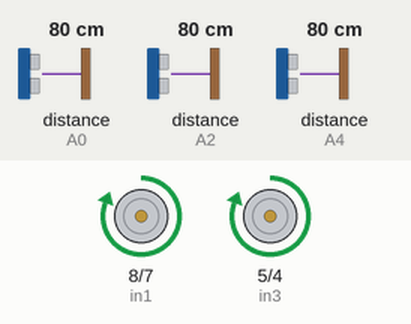
This sketch was run on a simulated Arduino Uno, built with avr-gcc and run on an emulated ATmega328P. Shown: motor-driver pin pairs drawn as motors (green arrow = first pin HIGH = forward, orange = second pin HIGH = backward, longer = more drive, scaled by the enable pin). Wiring (inferred from the names in the program): 3 × ultrasonic range finder: trigger A1, echo A0 / trigger A3, echo A2 / trigger A5, echo A4. The inputs (shaded band) are chosen by the test bench; at power-on: distance to the obstacle (sensors on A2, A0, A4) 80 cm. The echo pulse lasts 58.3 µs per cm.

Above: at 1.2 s.
1.3 s: distance to the obstacle (sensor on A2) set to 35 cm
2.8 s: distance to the obstacle (sensor on A2) set to 29 cm
At 3.1 s:
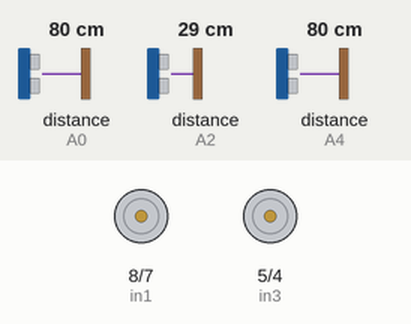
4.3 s: distance to the obstacle (sensor on A2) set to 60 cm
At 5.5 s:
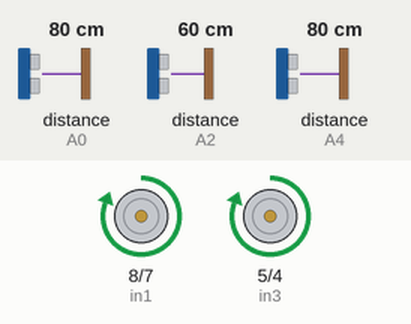
5.8 s: distance to the obstacle (sensor on A2) set to 2 cm
At 6.1 s:
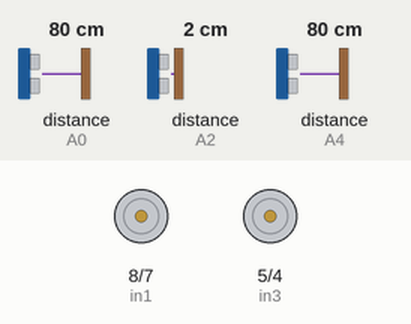
Timing chart, 0 to 8.3 s (numbered marks = the images above; inputs shaded):
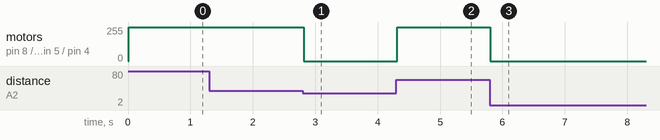

Measured:
- the behaviour switches between 32 and 31 cm on distance to the obstacle (sensor on A2) (found by bisection; images 0 and 1)
- after the input at 1.3 s, every drawn part: stays the same
- after the input at 2.8 s, motor on pin 8 (in1) / pin 7 (in2), motor on pin 5 (in3) / pin 4 (in4): forward 255/255 → stopped at once
- after the input at 4.3 s, motor on pin 8 (in1) / pin 7 (in2), motor on pin 5 (in3) / pin 4 (in4): stopped → forward 255/255 at once
- after the input at 5.8 s, motor on pin 8 (in1) / pin 7 (in2), motor on pin 5 (in3) / pin 4 (in4): forward 255/255 → stopped at once

The sketch:

new-l298n.ino
```cpp
int enA = 9;
int in1 = 8;
int in2 = 7;
// Motor B connections
int enB = 3;
int in3 = 5;
int in4 = 4;
#define SRigthEcho A0
#define SRigthTrig A1
#define SforEcho A2
#define SforTrig A3
#define SLeftEcho A4
#define SLeftTrig A5

void setup() {
  // put your setup code here, to run once:
	pinMode(SRigthTrig, OUTPUT);
  pinMode(SforTrig, OUTPUT);
  pinMode(SLeftTrig, OUTPUT);
  //Set the Echo pins as input pins
  pinMode(SRigthEcho, INPUT);
  pinMode(SforEcho, INPUT);
  pinMode(SLeftEcho, INPUT);
  //set motor A pins RIGHT motor
  pinMode(enA, OUTPUT);
  pinMode(in1, OUTPUT);
  pinMode(in2, OUTPUT);
  //set motor B pins LEFT motor
  pinMode(enB, OUTPUT);
  pinMode(in3, OUTPUT);
  pinMode(in4, OUTPUT);


}

void loop() {

int frontSensor = sensorFront();
if(frontSensor > 30){//constant
  int leftSensor = sensorLeft();
int rightSensor = sensorRight();
if(leftSensor>rightSensor){//left, right
  softLeft();
  }
  else if(rightSensor>leftSensor){
    softRight();
  }
  else{
    forward();

  }

}
 else{
  Stop();
     /*
     Stop();
     int leftSensor = sensorLeft();
     int rightSensor = sensorRight();
          Serial.print("left:");

     Serial.println(leftSensor);
     Serial.print("right:");
     Serial.println(rightSensor);
     if(leftSensor>rightSensor){//left, right
        left();
        delay(1000);
      }
      else{
        right();
        delay(1000);

        }*/
  }
}
void softRight() {
digitalWrite(enA, 30);
digitalWrite(enB, 20);

  digitalWrite(in1, HIGH);
	digitalWrite(in2, LOW);
	digitalWrite(in3, HIGH);
	digitalWrite(in4, LOW);
}
void softLeft() {
digitalWrite(enA, 20);
digitalWrite(enB, 30);

  digitalWrite(in1, HIGH);
	digitalWrite(in2, LOW);
	digitalWrite(in3, HIGH);
	digitalWrite(in4, LOW);
}
void hardRight() {
digitalWrite(enA, 0);
digitalWrite(enB, 200);

  digitalWrite(in1, LOW);
	digitalWrite(in2, LOW);
	digitalWrite(in3, HIGH);
	digitalWrite(in4, LOW);
}
void Stop() {
digitalWrite(enA, 0);
digitalWrite(enB, 0);

  digitalWrite(in1, LOW);
	digitalWrite(in2, LOW);
	digitalWrite(in3, LOW);
	digitalWrite(in4, LOW);
}

void forward(){
digitalWrite(enA, 10);
digitalWrite(enB, 10);

  digitalWrite(in1, HIGH);
	digitalWrite(in2, LOW);
	digitalWrite(in3, HIGH);
	digitalWrite(in4, LOW);
}
void backward(){
digitalWrite(enA, 200);
digitalWrite(enB, 200);

  digitalWrite(in1, LOW);
	digitalWrite(in2, HIGH);
	digitalWrite(in3, LOW);
	digitalWrite(in4, HIGH);
}

int sensorLeft() {
  //pulse output
  digitalWrite(SLeftTrig, LOW);
  delayMicroseconds(4);
  digitalWrite(SLeftTrig, HIGH);
  delayMicroseconds(10);
  digitalWrite(SLeftTrig, LOW);

  long t = pulseIn(SLeftEcho, HIGH);//Get the pulse
  int cm = t / 29 / 2; //Convert time to the distance
  return cm; // Return the values from the sensor
}
int sensorFront(){
   //pulse output
  digitalWrite(SforTrig, LOW);
  delayMicroseconds(4);
  digitalWrite(SforTrig, HIGH);
  delayMicroseconds(10);
  digitalWrite(SforTrig, LOW);

  long t = pulseIn(SforEcho, HIGH);//Get the pulse
  int cm = t / 29 / 2; //Convert time to the distance
  return cm; // Return the values from the sensor
}
int sensorRight(){
   //pulse output
  digitalWrite(SRigthTrig, LOW);
  delayMicroseconds(4);
  digitalWrite(SRigthTrig, HIGH);
  delayMicroseconds(10);
  digitalWrite(SRigthTrig, LOW);

  long t = pulseIn(SRigthEcho, HIGH);//Get the pulse
  int cm = t / 29 / 2; //Convert time to the distance
  return cm; // Return the values from the sensor
}
```
